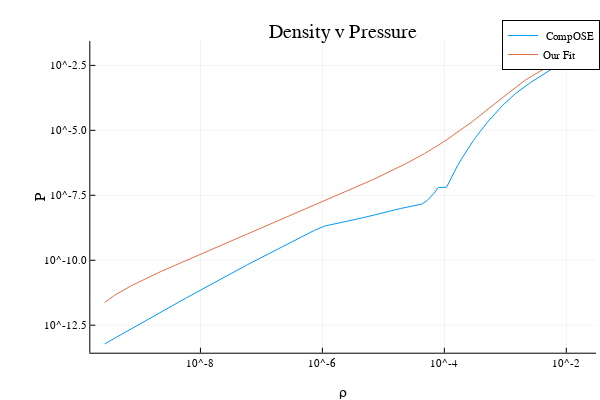

This figure's notebook cell:
### Code cell
#DNS(CMF) shown here

plot(ρ, P, xaxis =  ("ρ", :log), yaxis = "P", title = "Density v Pressure", label = " CompOSE")

par = [x_interval, y_interval];

P_fit = zeros(size(ρ,1));
for i = 1:size(ρ,1)
    P_fit[i] = integrate_EOS(ρ[i], piece_wise_linear_csound, par)
end

plot!(ρ, P_fit, xaxis = :log, yaxis = :log, label = "Our Fit")

### Figure 1 — Plotly figure (JSON) as saved in the notebook; plotly's stock layout.template omitted (floating-point values rounded to 4 significant figures; data arrays with more than 128 entries replaced by an {"elided": "..."} marker saying what was removed)
{"data": [{"colorbar": {"title": ""}, "legendgroup": " CompOSE", "line": {"color": "rgba(0, 154, 250, 1.000)", "dash": "solid", "shape": "linear", "width": 1}, "mode": "lines", "name": " CompOSE", "showlegend": true, "type": "scatter", "x": {"elided": "1191 float values"}, "xaxis": "x", "y": {"elided": "1191 float values"}, "yaxis": "y", "zmax": null, "zmin": null}, {"colorbar": {"title": ""}, "legendgroup": "Our Fit", "line": {"color": "rgba(227, 111, 71, 1.000)", "dash": "solid", "shape": "linear", "width": 1}, "mode": "lines", "name": "Our Fit", "showlegend": true, "type": "scatter", "x": {"elided": "1191 float values"}, "xaxis": "x", "y": {"elided": "1191 float values"}, "yaxis": "y", "zmax": null, "zmin": null}], "layout": {"annotations": [{"font": {"color": "rgba(0, 0, 0, 1.000)", "family": "sans-serif", "size": 20}, "rotation": 0, "showarrow": false, "text": "Density v Pressure", "x": 0.572, "xanchor": "center", "xref": "paper", "y": 1, "yanchor": "top", "yref": "paper"}], "height": 400, "legend": {"bgcolor": "rgba(255, 255, 255, 1.000)", "bordercolor": "rgba(0, 0, 0, 1.000)", "borderwidth": 1, "font": {"color": "rgba(0, 0, 0, 1.000)", "family": "sans-serif", "size": 11}, "title": {"font": {"color": "rgba(0, 0, 0, 1.000)", "family": "sans-serif", "size": 15}, "text": ""}, "tracegroupgap": 0, "traceorder": "normal", "x": 1, "xanchor": "auto", "y": 1, "yanchor": "auto"}, "margin": {"b": 20, "l": 0, "r": 0, "t": 20}, "paper_bgcolor": "rgba(255, 255, 255, 1.000)", "plot_bgcolor": "rgba(255, 255, 255, 1.000)", "showlegend": true, "width": 600, "xaxis": {"anchor": "y", "domain": [0.1505, 0.9934], "gridcolor": "rgba(0, 0, 0, 0.100)", "gridwidth": 0.5, "linecolor": "rgba(0, 0, 0, 1.000)", "mirror": false, "range": [-9.806, -1.512], "showgrid": true, "showline": true, "showticklabels": true, "tickangle": 0, "tickcolor": "rgb(0, 0, 0)", "tickfont": {"color": "rgba(0, 0, 0, 1.000)", "family": "sans-serif", "size": 11}, "tickmode": "array", "ticks": "inside", "ticktext": ["10^-8", "10^-6", "10^-4", "10^-2"], "tickvals": [1e-08, 1e-06, 0.0001, 0.01], "title": "ρ", "titlefont": {"color": "rgba(0, 0, 0, 1.000)", "family": "sans-serif", "size": 15}, "type": "log", "visible": true, "zeroline": false, "zerolinecolor": "rgba(0, 0, 0, 1.000)"}, "yaxis": {"anchor": "x", "domain": [0.07581, 0.9415], "gridcolor": "rgba(0, 0, 0, 0.100)", "gridwidth": 0.5, "linecolor": "rgba(0, 0, 0, 1.000)", "mirror": false, "range": [-13.56, -1.563], "showgrid": true, "showline": true, "showticklabels": true, "tickangle": 0, "tickcolor": "rgb(0, 0, 0)", "tickfont": {"color": "rgba(0, 0, 0, 1.000)", "family": "sans-serif", "size": 11}, "tickmode": "array", "ticks": "inside", "ticktext": ["10^-12.5", "10^-10.0", "10^-7.5", "10^-5.0", "10^-2.5"], "tickvals": [3.162e-13, 1e-10, 3.162e-08, 1e-05, 0.003162], "title": "P", "titlefont": {"color": "rgba(0, 0, 0, 1.000)", "family": "sans-serif", "size": 15}, "type": "log", "visible": true, "zeroline": false, "zerolinecolor": "rgba(0, 0, 0, 1.000)"}}}
